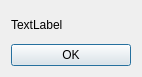
<?xml version="1.0" encoding="UTF-8"?>
<ui version="4.0">
 <class>dbform</class>
 <widget class="QDialog" name="dbform">
  <property name="geometry">
   <rect>
    <x>0</x>
    <y>0</y>
    <width>142</width>
    <height>77</height>
   </rect>
  </property>
  <property name="windowTitle">
   <string>Dialog</string>
  </property>
  <layout class="QVBoxLayout" name="verticalLayout">
   <item>
    <widget class="QLabel" name="label">
     <property name="text">
      <string>TextLabel</string>
     </property>
    </widget>
   </item>
   <item>
    <widget class="QPushButton" name="pB_close">
     <property name="text">
      <string>OK</string>
     </property>
    </widget>
   </item>
  </layout>
 </widget>
 <resources/>
 <connections/>
</ui>
